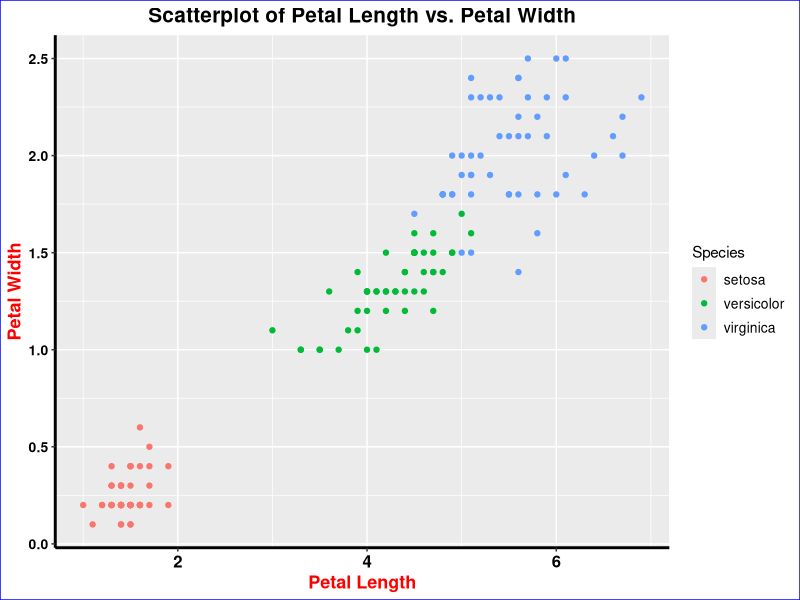

Here is the R script that generated this plot:
## ---- chunk 1

library(dplyr)
library(ggplot2)

data("iris")

# Plot using geom_text to show emojis
ggplot(data = iris, aes(x = Petal.Length, y = Petal.Width, colour = Species)) + 
geom_point() + 
  labs(title = "Scatterplot of Petal Length vs. Petal Width",
       x = "Petal Length", 
       y = "Petal Width") +
      theme(axis.text.x = element_text(colour = "black", size = 12, face = "bold"),                    axis.line = element_line(colour = "black", linewidth = 1), 
        axis.title.x = element_text(colour = "red", size = 13, face = "bold"), 
        axis.title.y = element_text(colour = "red", size = 13, face = "bold"), 
        plot.title = element_text(colour = "black", face = "bold", hjust = 0.5, size= 15), 
        plot.background = element_rect(fill = NULL, color = "blue"), 
        axis.text.y = element_text(color = "black", face = "bold", size = 10), 
        legend.text = element_text(size = 10))


